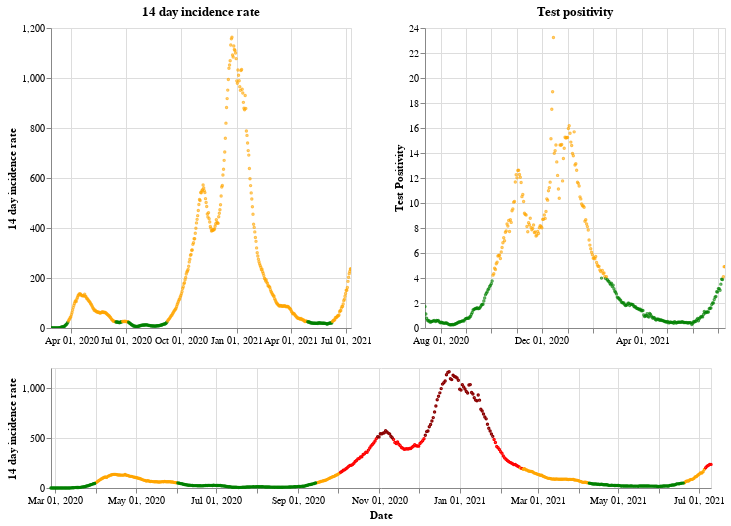

The notebook cell this image was saved under:
### Markdown cell above
## Wales

### Code cell
plot_traffic_light('Wales')

### Figure 1 — Vega-Lite specification as saved in the notebook (floating-point values rounded to 4 significant figures; data arrays with more than 128 entries replaced by an {"elided": "..."} marker saying what was removed)
{"config": {"view": {"continuousWidth": 400, "continuousHeight": 300}}, "vconcat": [{"hconcat": [{"mark": {"type": "point", "size": 2}, "encoding": {"color": {"condition": {"value": "green", "test": "(datum.twoWeeklyCasesRate <= 25)"}, "value": "orange"}, "tooltip": [{"type": "nominal", "field": "areaName"}, {"type": "temporal", "field": "date"}, {"type": "quantitative", "field": "twoWeeklyCasesRate"}, {"type": "quantitative", "field": "testPositivity"}], "x": {"type": "temporal", "axis": {"title": ""}, "field": "date", "scale": {"domain": {"selection": "DateBrush"}}, "timeUnit": "yearmonthdate"}, "y": {"type": "quantitative", "axis": {"title": "14 day incidence rate"}, "field": "twoWeeklyCasesRate"}}, "title": "14 day incidence rate", "width": 300}, {"mark": {"type": "point", "size": 2}, "encoding": {"color": {"condition": {"value": "green", "test": "(datum.testPositivity <= 4)"}, "value": "orange"}, "tooltip": [{"type": "nominal", "field": "areaName"}, {"type": "temporal", "field": "date"}, {"type": "quantitative", "field": "twoWeeklyCasesRate"}, {"type": "quantitative", "field": "testPositivity"}], "x": {"type": "temporal", "axis": {"title": ""}, "field": "date", "scale": {"domain": {"selection": "DateBrush"}}, "timeUnit": "yearmonthdate"}, "y": {"type": "quantitative", "axis": {"title": "Test Positivity"}, "field": "testPositivity"}}, "title": "Test positivity", "width": 300}]}, {"layer": [{"mark": {"type": "point", "size": 2}, "encoding": {"color": {"condition": {"value": "orange", "test": "(((datum.testPositivity < 4) && (datum.twoWeeklyCasesRate >= 50)) && (datum.twoWeeklyCasesRate < 200))"}, "value": "red"}, "opacity": {"condition": {"value": 1, "test": "((datum.twoWeeklyCasesRate >= 50) && (datum.twoWeeklyCasesRate < 500))"}, "value": 0}, "tooltip": [{"type": "nominal", "field": "areaName"}, {"type": "temporal", "field": "date"}, {"type": "quantitative", "field": "twoWeeklyCasesRate"}, {"type": "quantitative", "field": "testPositivity"}], "x": {"type": "temporal", "axis": {"title": "Date"}, "field": "date", "timeUnit": "yearmonthdate"}, "y": {"type": "quantitative", "axis": {"title": "14 day incidence rate"}, "field": "twoWeeklyCasesRate"}}, "selection": {"DateBrush": {"type": "interval", "encodings": ["x"], "fields": ["Time"]}}}, {"mark": {"type": "point", "size": 2}, "encoding": {"color": {"value": "darkred"}, "opacity": {"condition": {"value": 1, "test": "(datum.twoWeeklyCasesRate >= 500)"}, "value": 0}, "tooltip": [{"type": "nominal", "field": "areaName"}, {"type": "temporal", "field": "date"}, {"type": "quantitative", "field": "twoWeeklyCasesRate"}, {"type": "quantitative", "field": "testPositivity"}], "x": {"type": "temporal", "axis": {"title": "Date"}, "field": "date", "timeUnit": "yearmonthdate"}, "y": {"type": "quantitative", "axis": {"title": "14 day incidence rate"}, "field": "twoWeeklyCasesRate"}}}, {"mark": {"type": "point", "size": 2}, "encoding": {"color": {"condition": {"value": "green", "test": "((datum.testPositivity < 4) && (datum.twoWeeklyCasesRate < 50))"}, "value": "orange"}, "opacity": {"condition": {"value": 1, "test": "(datum.twoWeeklyCasesRate < 50)"}, "value": 0}, "tooltip": [{"type": "nominal", "field": "areaName"}, {"type": "temporal", "field": "date"}, {"type": "quantitative", "field": "twoWeeklyCasesRate"}, {"type": "quantitative", "field": "testPositivity"}], "x": {"type": "temporal", "axis": {"title": "Date"}, "field": "date", "timeUnit": "yearmonthdate"}, "y": {"type": "quantitative", "axis": {"title": "14 day incidence rate"}, "field": "twoWeeklyCasesRate"}}}], "height": 120, "width": 660}], "data": {"name": "data-5e6f3bbbbf0ac0568687f941606334ee"}, "$schema": "https://vega.github.io/schema/vega-lite/v4.8.1.json", "datasets": {"data-5e6f3bbbbf0ac0568687f941606334ee": {"elided": "500 records"}}}
